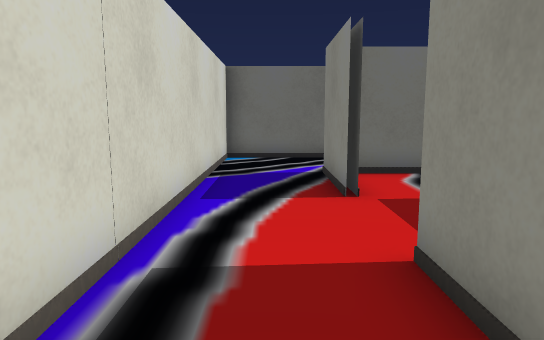
View 1 (above)

24 first-person views from a walk through a 3-D level made in the Unity game engine. The camera is 1.4 m above the floor, tilts 8° down and sees 70° across. The floor is counted in squares, 1 m on a side. Each view is taken from the middle of a square. On the plan, view 1 faces up. The plan holds only what a view shows up to about 16 squares ahead; the rest is blank. The place goes on beyond the plan. The player character is not drawn. Some surface patterns are stand-ins.

View 2
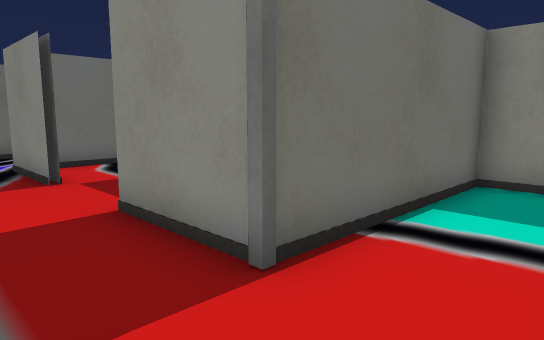

View 3
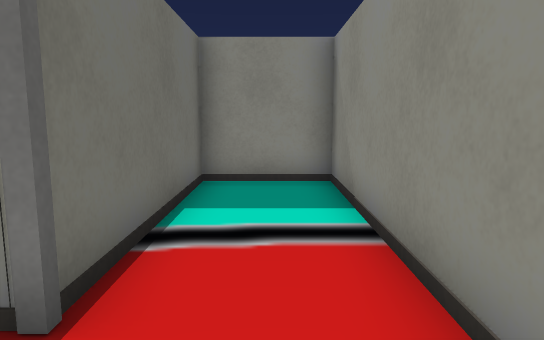

View 4
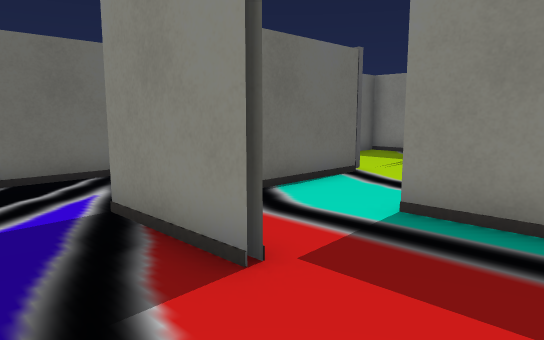

View 5
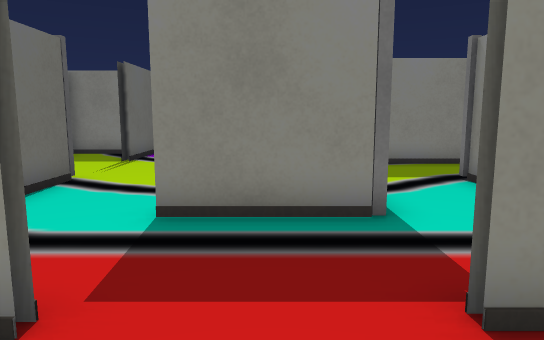

View 6
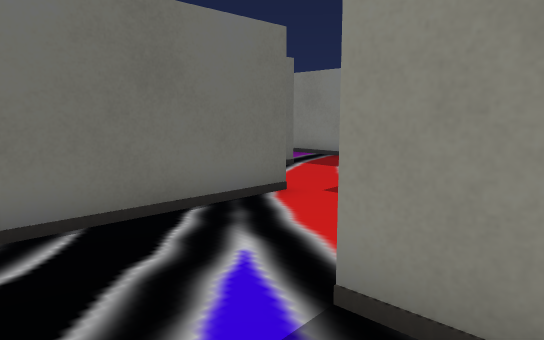

View 7
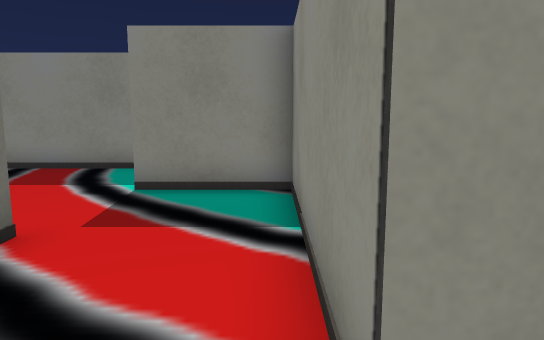

View 8
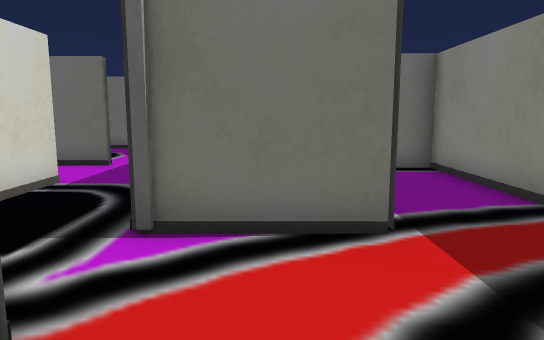

View 9
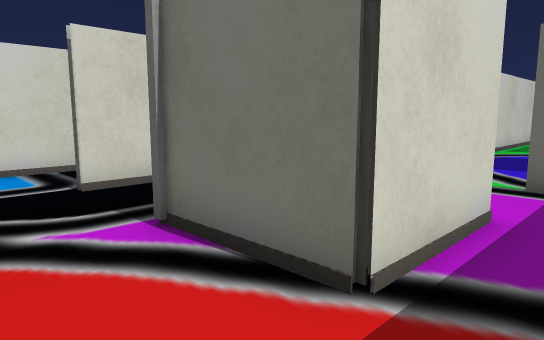

View 10
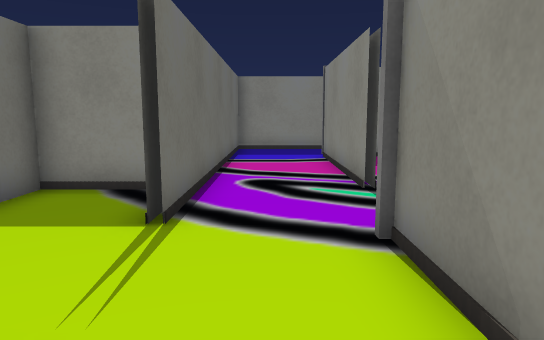

View 11
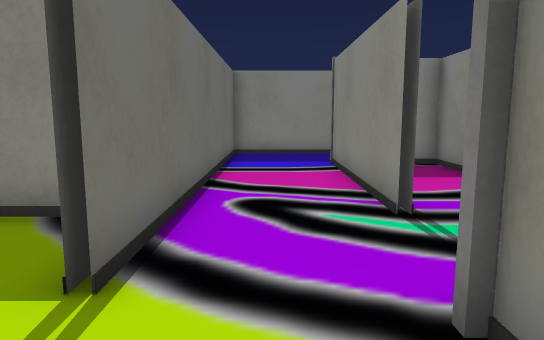

View 12
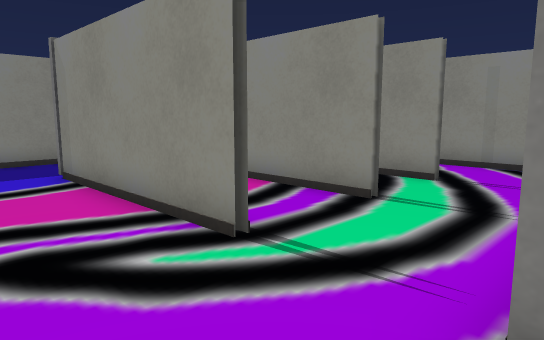

View 13
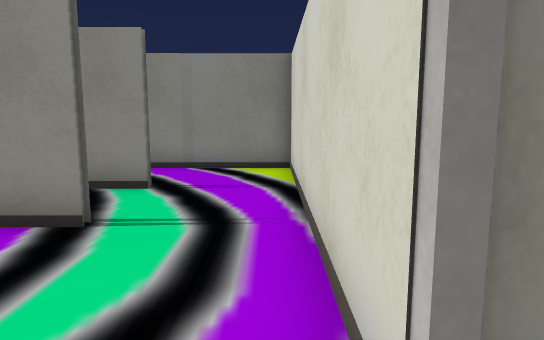

View 14
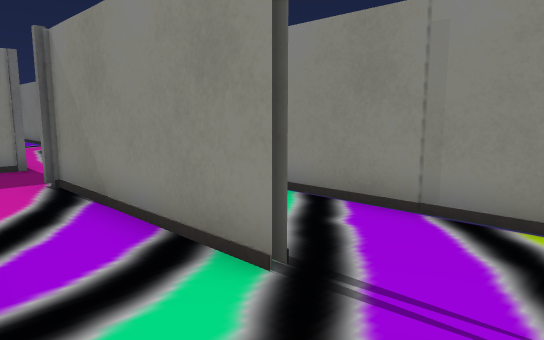

View 15
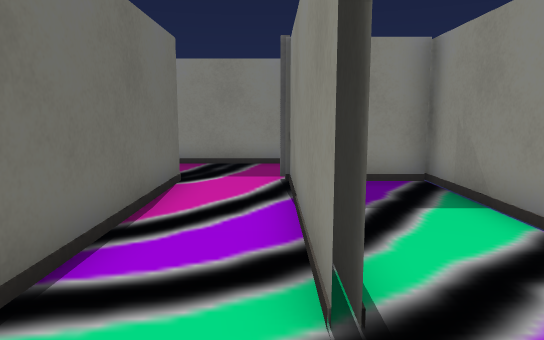

View 16
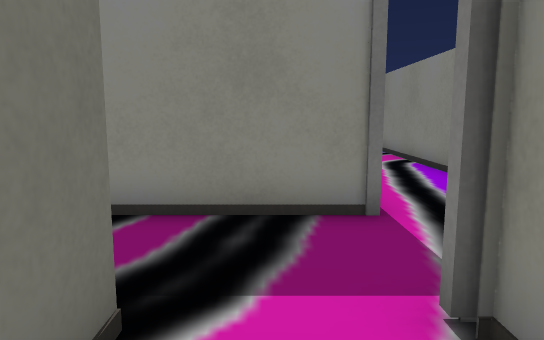

View 17
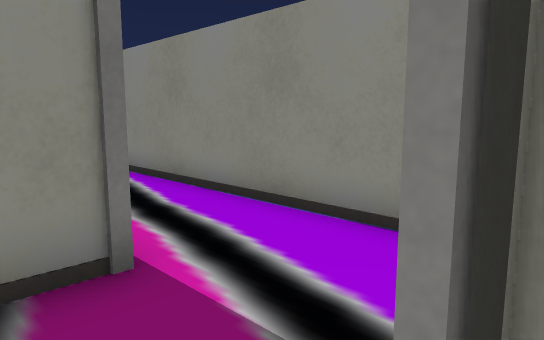

View 18
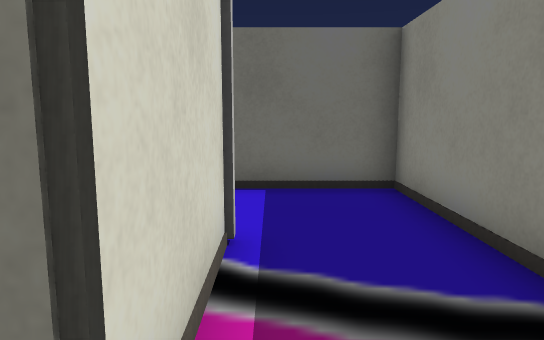

View 19
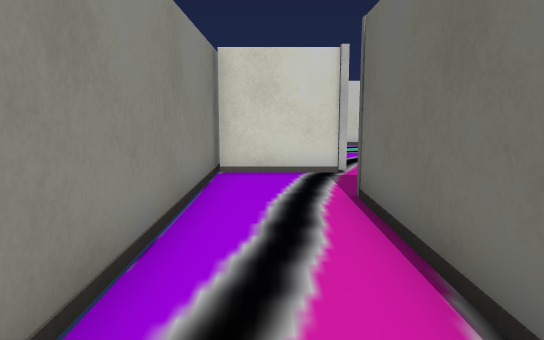

View 20
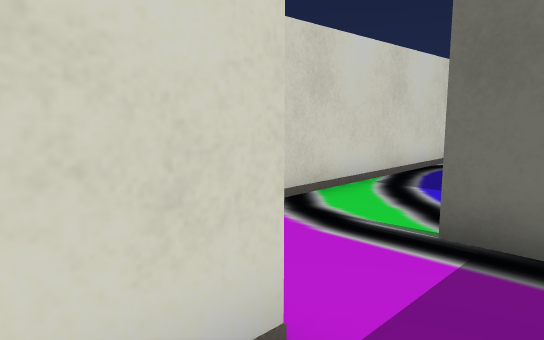

View 21
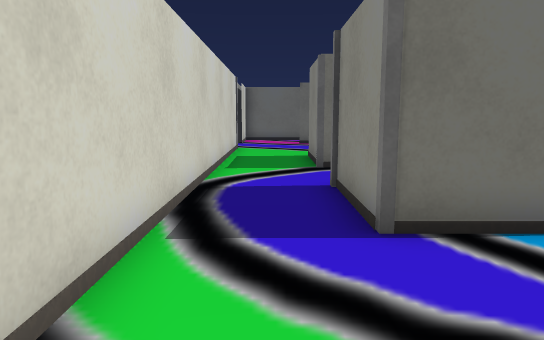

View 22
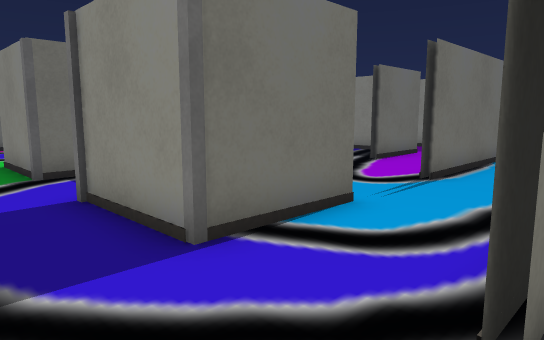

View 23
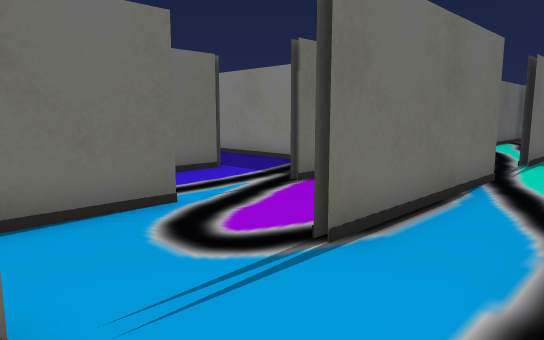

View 24
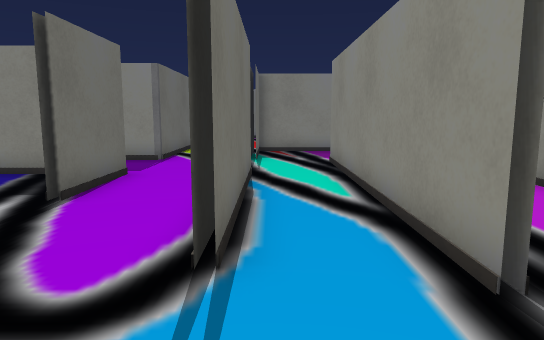

### Floor plan
Points are (right, up) in squares from view 1. A wall is a line through its corners. A room is listed if a view was taken in it or the views show most of it. See-through windows are left out.
Room 1 (views 1, 2, 3, 4, 5, 6, 7, 8, 9, 20, 21, 22, 23, 24)
walls: (7.5, 18.6) (7.5, 15.5) (4.4, 15.5); (10.3, 13.6) (10.3, 21.4) (7.2, 21.4); (8.5, 21.6) (7.2, 21.6); (4.5, 13) (-1.5, 13) (-1.5, 2); (12.9, 22.2) (20.4, 22.2); (10.5, 24.5) (7.3, 24.5) (7.3, 27.8); (3.6, 9.4) (2.1, 9.4); (14.8, 24.7) (13.4, 24.7); (13.4, 27.5) (10.9, 27.5); (1.5, 6.5) (1.5, 7.8); (1.3, 6.5) (1.3, 9.6) (7.3, 9.6) (7.3, 12.6); (8.1, 30.5) (7.3, 30.5) (7.3, 33.5); (19.5, 24.5) (13.4, 24.5); (16.8, 27.7) (16.2, 27.7); (4.3, 3.4) (4.3, 6.6); (19.4, 27.5) (16.2, 27.5); (16.5, 30.5) (15, 30.5); (7.4, 0.5) (1.3, 0.5) (1.3, 3.6); (19.3, 29.4) (19.3, 33.5); (4.5, 33.5) (4.5, 21.8); (0.6, -2.4) (7.3, -2.4) (7.3, 0.9)
ways out: opening at (4, 7.5) to room 2; opening at (2.5, 3); opening at (4, 14.5); opening at (11.5, 22); opening at (19.5, 25)
Room 2 (view 10)
walls: (7.6, 9.4) (3.6, 9.4)
ways out: opening at (4, 7.5) to room 1; opening at (7, 7.5) to room 3
Room 3 (views 11, 12, 13, 14, 15, 16, 17, 18, 19)
walls: (19.3, 3.6) (19.3, 3) (13.6, 3); (13.4, 3.2) (19.3, 3.2) (19.3, 4.5); (19.5, 0.9) (19.5, -2.4); (13.4, 6) (14.2, 6); (13.4, 6.2) (19.5, 6.2) (19.5, 3); (13.4, 0.6) (19.4, 0.6); (13.4, 0.4) (14.6, 0.4); (19.3, -2.4) (19.3, -1); (10.5, 6.9) (10.5, -2.4) (29.5, -2.4); (13.3, 10.4) (13.3, 12.4) (12.1, 12.4); (11.6, 9.6) (10.9, 9.6); (7.9, 6.6) (10.4, 6.6); (27, 0.5) (22.4, 0.5) (22.4, 9.4) (10.9, 9.4)
ways out: opening at (7, 7.5) to room 2

Positions as (right, up) in squares from view 1, and headings:
1: (0, 0), facing up
2: (-1, -2), facing up-right
3: (-1, -1), facing right
4: (-1, 4), facing up-right
5: (-1, 5), facing right
6: (-1, 8), facing up-right
7: (0, 10), facing right
8: (6, 11), facing up
9: (9, 13), facing up-left
10: (6, 8), facing right
11: (8, 8), facing right
12: (10, 9), facing down-right
13: (11, 8), facing down
14: (11, 3), facing down-right
15: (11, 1), facing right
16: (17, 2), facing right
17: (19, 2), facing down-right
18: (20, 2), facing up
19: (29, -1), facing left
20: (9, 17), facing up-left
21: (6, 20), facing up
22: (5, 21), facing up-right
23: (10, 22), facing up-right
24: (10, 24), facing right
